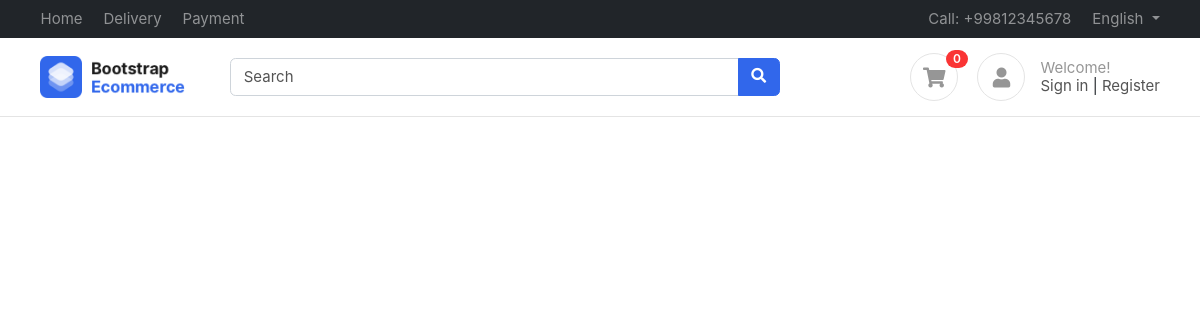
Before: / with the older database file.
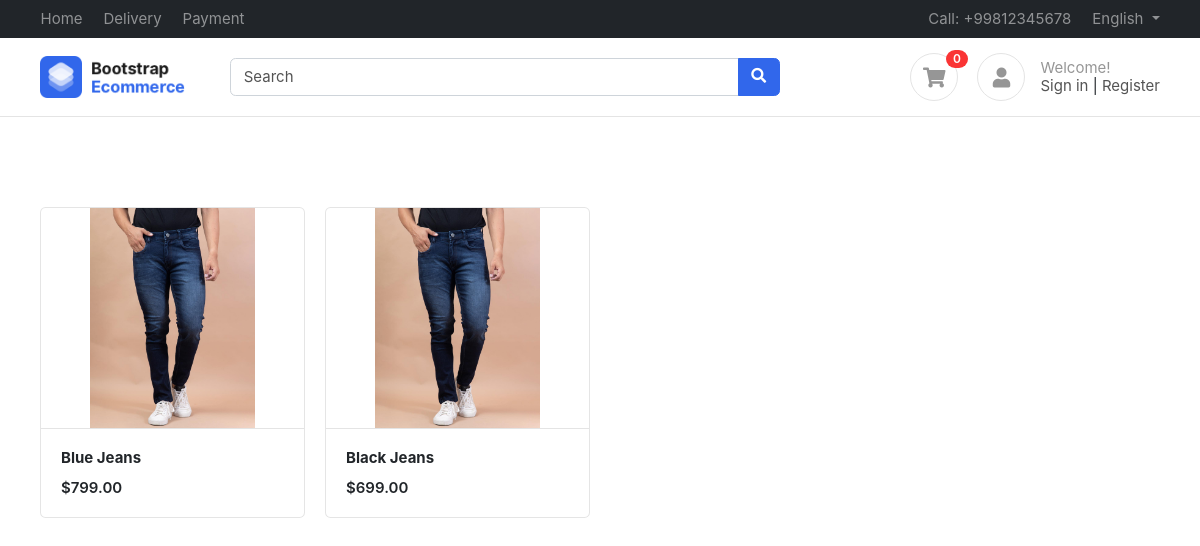
After: the same page with the newer database file.
### products/models.py (models this page shows, shortened)
class Product(BaseModel):
    product_name = models.CharField(max_length=100)
    slug = models.SlugField(unique=True, null = True, blank=True)
    category = models.ForeignKey(Category, on_delete=models.CASCADE, related_name="products")
    price = models.IntegerField()
    product_description = models.TextField()
    color_variant = models.ManyToManyField(ColorVariant)
    size_variant = models.ManyToManyField(SizeVariant)

class ProductImage(BaseModel):
    product = models.ForeignKey(Product, on_delete=models.CASCADE, related_name="product_images")
    image = models.ImageField(upload_to="product")

### home/views.py (the view)
# urls.py: path('', index),
def index(request):
    context = {'products' : Product.objects.all()}
    return render(request, 'home/index.html', context)

### templates/home/index.html
{%  extends "base/base.html" %}
{% block start %}
<div class="container mt-5 pt-5">
    <div class="row">
        {% for product in products %}
        <div class="col-md-3">
            <figure class="card card-product-grid">
                <div class="img-wrap"> <img src="/media/{{product.product_images.first.image}}"> </div>
                <figcaption class="info-wrap border-top">
                    <a href="{% url 'get_product' product.slug %}" class="title">
                       <b>{{product.product_name}}</b>
                    </a>
                    <div class="price mt-2">${{product.price}}.00</div>
                </figcaption>
            </figure>
        </div>
        {% endfor %}
    </div>
    </div>
{% endblock %}

### templates/base/base.html (shortened to what this page needs)
<!DOCTYPE HTML>
<html lang="en">
<head>
<link href="/media/css/bootstrap.css" rel="stylesheet" type="text/css"/>
<link href="/media/fonts/fontawesome/css/all.min.css" type="text/css" rel="stylesheet">
<link href="/media/css/ui.css" rel="stylesheet" type="text/css"/>
<link href="/media/css/responsive.css" rel="stylesheet" />
</head>
<body>
	<header class="section-header">
		<nav class="navbar navbar-dark navbar-expand p-0 bg-dark">
		<div class="container">
			<ul class="navbar-nav d-none d-md-flex mr-auto">
				<li class="nav-item"><a class="nav-link" href="#">Home</a></li>
				<li class="nav-item"><a class="nav-link" href="#">Delivery</a></li>
				<li class="nav-item"><a class="nav-link" href="#">Payment</a></li>
			</ul>
			<ul class="navbar-nav">
				<li class="nav-item"><a href="#" class="nav-link"> Call: +99812345678 </a></li>
				<li class="nav-item dropdown">
					 <a href="#" class="nav-link dropdown-toggle" data-toggle="dropdown"> English </a>
				</li>
			</ul>
		  </div>
		</nav>
		<section class="header-main border-bottom">
			<div class="container">
		<div class="row align-items-center">
			<div class="col-lg-2 col-4">
				<div class="brand-wrap">
					<img class="logo" src="images/logo.png">
				</div>
			</div>
			<div class="col-lg-6 col-sm-12">
				<form action="#" class="search">
					<div class="input-group w-100">
						<input type="text" class="form-control" placeholder="Search">
						<div class="input-group-append">
						  <button class="btn btn-primary" type="submit">
							<i class="fa fa-search"></i>
						  </button>
						</div>
					</div>
				</form>
			</div>
			<div class="col-lg-4 col-sm-6 col-8">
				<div class="widgets-wrap float-md-right">
					<div class="widget-header  mr-3">
						<a href="#" class="icon icon-sm rounded-circle border"><i class="fa fa-shopping-cart"></i></a>
						<span class="badge badge-pill badge-danger notify">0</span>
					</div>
					<div class="widget-header icontext">
						<a href="#" class="icon icon-sm rounded-circle border"><i class="fa fa-user"></i></a>
						<div class="text">
							<span class="text-muted">Welcome!</span>
							<div>
								<a href="#">Sign in</a> |
								<a href="#"> Register</a>
							</div>
						</div>
					</div>
				</div>
			</div>
		</div>
			</div>
		</section>
		</header>
        {% block start %}
        {% endblock %}
</body>
</html>

### public/static/css/ui.css (style rules this page uses)
html { font-family: 'Inter', sans-serif; font-size: 15px; }
.img-wrap { text-align: center; display: block; }
.img-wrap img { max-width: 100%; }
.icon-xs, .icon-sm, .icon-md, .icon-lg { display: inline-block; text-align: center; flex-shrink: 0; flex-grow: 0; }
.icon-sm { width: 48px; height: 48px; line-height: 48px; font-size: 20px; }
figure { margin-bottom: 0; }
.card .title { color: #212529; }
.header-main { position: relative; padding-top: 1rem; padding-bottom: 1rem; }
.brand-wrap .logo, .navbar-brand .logo { margin-right: 7px; max-height: 42px; display: inline-block; }
.widget-header { display: inline-block; vertical-align: middle; position: relative; }
.widget-header a { color: #545454; }
.widget-header i { color: #969696; }
.widget-header .notify { position: absolute; top: -3px; right: -10px; }
[class*='card-product'] a.title { color: #212529; display: block; }
[class*='card-product'] .img-wrap { overflow: hidden; position: relative; }
[class*='card-product'] .img-wrap img { height: 100%; max-width: 100%; width: auto; display: inline-block; object-fit: cover; }
.card-product-grid { margin-bottom: 20px; }
.card-product-grid .img-wrap { border-radius: 0.2rem 0.2rem 0 0; height: 220px; }
.card-product-grid .info-wrap { overflow: hidden; padding: 18px 20px; }
.card .img-wrap { overflow: hidden; }
.icontext { display: inline-flex; align-items: center; vertical-align: middle; }
.icontext .text { width: 100%; line-height: 1.2; color: #212529; }
.icontext .icon { position: relative; margin-right: 15px; flex-shrink: 0; flex-grow: 0; }
.notify { position: absolute; top: -4px; right: -10px; display: inline-block; padding: .25em .6em; font-size: 12px; line-height: 1; text-align: center; border-radius: 3rem; color: #fff; background-color: #fa3434; }
.price { font-weight: 600; color: #212529; }

Changed rows visible on the page:
added Product: product_images.first.image (picture), product_name "Blue Jeans", price "799"
added Product: product_images.first.image (picture), product_name "Black Jeans", price "699"
